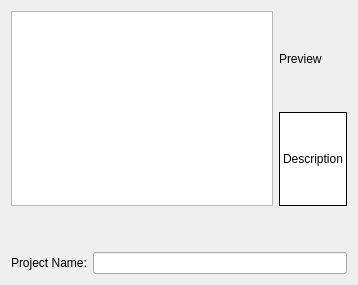
<ui version="4.0" >
 <class>choice</class>
 <widget class="QWidget" name="choice" >
  <property name="geometry" >
   <rect>
    <x>0</x>
    <y>0</y>
    <width>358</width>
    <height>285</height>
   </rect>
  </property>
  <property name="windowTitle" >
   <string>Form</string>
  </property>
  <layout class="QGridLayout" name="gridLayout" >
   <item row="0" column="0" >
    <layout class="QVBoxLayout" name="verticalLayout_2" >
     <item>
      <layout class="QHBoxLayout" name="horizontalLayout" >
       <item>
        <widget class="QTreeView" name="appTree" />
       </item>
       <item>
        <layout class="QVBoxLayout" name="verticalLayout" >
         <item>
          <widget class="QLabel" name="pictureLabel" >
           <property name="text" >
            <string comment="Do not translate" >Preview</string>
           </property>
           <property name="scaledContents" >
            <bool>true</bool>
           </property>
          </widget>
         </item>
         <item>
          <widget class="QLabel" name="descriptionLabel" >
           <property name="palette" >
            <palette>
             <active>
              <colorrole role="WindowText" >
               <brush brushstyle="SolidPattern" >
                <color alpha="255" >
                 <red>0</red>
                 <green>0</green>
                 <blue>0</blue>
                </color>
               </brush>
              </colorrole>
              <colorrole role="Button" >
               <brush brushstyle="SolidPattern" >
                <color alpha="255" >
                 <red>255</red>
                 <green>255</green>
                 <blue>255</blue>
                </color>
               </brush>
              </colorrole>
              <colorrole role="Light" >
               <brush brushstyle="SolidPattern" >
                <color alpha="255" >
                 <red>255</red>
                 <green>255</green>
                 <blue>255</blue>
                </color>
               </brush>
              </colorrole>
              <colorrole role="Midlight" >
               <brush brushstyle="SolidPattern" >
                <color alpha="255" >
                 <red>255</red>
                 <green>255</green>
                 <blue>255</blue>
                </color>
               </brush>
              </colorrole>
              <colorrole role="Dark" >
               <brush brushstyle="SolidPattern" >
                <color alpha="255" >
                 <red>127</red>
                 <green>127</green>
                 <blue>127</blue>
                </color>
               </brush>
              </colorrole>
              <colorrole role="Mid" >
               <brush brushstyle="SolidPattern" >
                <color alpha="255" >
                 <red>170</red>
                 <green>170</green>
                 <blue>170</blue>
                </color>
               </brush>
              </colorrole>
              <colorrole role="Text" >
               <brush brushstyle="SolidPattern" >
                <color alpha="255" >
                 <red>0</red>
                 <green>0</green>
                 <blue>0</blue>
                </color>
               </brush>
              </colorrole>
              <colorrole role="BrightText" >
               <brush brushstyle="SolidPattern" >
                <color alpha="255" >
                 <red>255</red>
                 <green>255</green>
                 <blue>255</blue>
                </color>
               </brush>
              </colorrole>
              <colorrole role="ButtonText" >
               <brush brushstyle="SolidPattern" >
                <color alpha="255" >
                 <red>0</red>
                 <green>0</green>
                 <blue>0</blue>
                </color>
               </brush>
              </colorrole>
              <colorrole role="Base" >
               <brush brushstyle="SolidPattern" >
                <color alpha="255" >
                 <red>255</red>
                 <green>255</green>
                 <blue>255</blue>
                </color>
               </brush>
              </colorrole>
              <colorrole role="Window" >
               <brush brushstyle="SolidPattern" >
                <color alpha="255" >
                 <red>255</red>
                 <green>255</green>
                 <blue>255</blue>
                </color>
               </brush>
              </colorrole>
              <colorrole role="Shadow" >
               <brush brushstyle="SolidPattern" >
                <color alpha="255" >
                 <red>0</red>
                 <green>0</green>
                 <blue>0</blue>
                </color>
               </brush>
              </colorrole>
              <colorrole role="AlternateBase" >
               <brush brushstyle="SolidPattern" >
                <color alpha="255" >
                 <red>255</red>
                 <green>255</green>
                 <blue>255</blue>
                </color>
               </brush>
              </colorrole>
              <colorrole role="ToolTipBase" >
               <brush brushstyle="SolidPattern" >
                <color alpha="255" >
                 <red>255</red>
                 <green>255</green>
                 <blue>220</blue>
                </color>
               </brush>
              </colorrole>
              <colorrole role="ToolTipText" >
               <brush brushstyle="SolidPattern" >
                <color alpha="255" >
                 <red>0</red>
                 <green>0</green>
                 <blue>0</blue>
                </color>
               </brush>
              </colorrole>
             </active>
             <inactive>
              <colorrole role="WindowText" >
               <brush brushstyle="SolidPattern" >
                <color alpha="255" >
                 <red>0</red>
                 <green>0</green>
                 <blue>0</blue>
                </color>
               </brush>
              </colorrole>
              <colorrole role="Button" >
               <brush brushstyle="SolidPattern" >
                <color alpha="255" >
                 <red>255</red>
                 <green>255</green>
                 <blue>255</blue>
                </color>
               </brush>
              </colorrole>
              <colorrole role="Light" >
               <brush brushstyle="SolidPattern" >
                <color alpha="255" >
                 <red>255</red>
                 <green>255</green>
                 <blue>255</blue>
                </color>
               </brush>
              </colorrole>
              <colorrole role="Midlight" >
               <brush brushstyle="SolidPattern" >
                <color alpha="255" >
                 <red>255</red>
                 <green>255</green>
                 <blue>255</blue>
                </color>
               </brush>
              </colorrole>
              <colorrole role="Dark" >
               <brush brushstyle="SolidPattern" >
                <color alpha="255" >
                 <red>127</red>
                 <green>127</green>
                 <blue>127</blue>
                </color>
               </brush>
              </colorrole>
              <colorrole role="Mid" >
               <brush brushstyle="SolidPattern" >
                <color alpha="255" >
                 <red>170</red>
                 <green>170</green>
                 <blue>170</blue>
                </color>
               </brush>
              </colorrole>
              <colorrole role="Text" >
               <brush brushstyle="SolidPattern" >
                <color alpha="255" >
                 <red>0</red>
                 <green>0</green>
                 <blue>0</blue>
                </color>
               </brush>
              </colorrole>
              <colorrole role="BrightText" >
               <brush brushstyle="SolidPattern" >
                <color alpha="255" >
                 <red>255</red>
                 <green>255</green>
                 <blue>255</blue>
                </color>
               </brush>
              </colorrole>
              <colorrole role="ButtonText" >
               <brush brushstyle="SolidPattern" >
                <color alpha="255" >
                 <red>0</red>
                 <green>0</green>
                 <blue>0</blue>
                </color>
               </brush>
              </colorrole>
              <colorrole role="Base" >
               <brush brushstyle="SolidPattern" >
                <color alpha="255" >
                 <red>255</red>
                 <green>255</green>
                 <blue>255</blue>
                </color>
               </brush>
              </colorrole>
              <colorrole role="Window" >
               <brush brushstyle="SolidPattern" >
                <color alpha="255" >
                 <red>255</red>
                 <green>255</green>
                 <blue>255</blue>
                </color>
               </brush>
              </colorrole>
              <colorrole role="Shadow" >
               <brush brushstyle="SolidPattern" >
                <color alpha="255" >
                 <red>0</red>
                 <green>0</green>
                 <blue>0</blue>
                </color>
               </brush>
              </colorrole>
              <colorrole role="AlternateBase" >
               <brush brushstyle="SolidPattern" >
                <color alpha="255" >
                 <red>255</red>
                 <green>255</green>
                 <blue>255</blue>
                </color>
               </brush>
              </colorrole>
              <colorrole role="ToolTipBase" >
               <brush brushstyle="SolidPattern" >
                <color alpha="255" >
                 <red>255</red>
                 <green>255</green>
                 <blue>220</blue>
                </color>
               </brush>
              </colorrole>
              <colorrole role="ToolTipText" >
               <brush brushstyle="SolidPattern" >
                <color alpha="255" >
                 <red>0</red>
                 <green>0</green>
                 <blue>0</blue>
                </color>
               </brush>
              </colorrole>
             </inactive>
             <disabled>
              <colorrole role="WindowText" >
               <brush brushstyle="SolidPattern" >
                <color alpha="255" >
                 <red>127</red>
                 <green>127</green>
                 <blue>127</blue>
                </color>
               </brush>
              </colorrole>
              <colorrole role="Button" >
               <brush brushstyle="SolidPattern" >
                <color alpha="255" >
                 <red>255</red>
                 <green>255</green>
                 <blue>255</blue>
                </color>
               </brush>
              </colorrole>
              <colorrole role="Light" >
               <brush brushstyle="SolidPattern" >
                <color alpha="255" >
                 <red>255</red>
                 <green>255</green>
                 <blue>255</blue>
                </color>
               </brush>
              </colorrole>
              <colorrole role="Midlight" >
               <brush brushstyle="SolidPattern" >
                <color alpha="255" >
                 <red>255</red>
                 <green>255</green>
                 <blue>255</blue>
                </color>
               </brush>
              </colorrole>
              <colorrole role="Dark" >
               <brush brushstyle="SolidPattern" >
                <color alpha="255" >
                 <red>127</red>
                 <green>127</green>
                 <blue>127</blue>
                </color>
               </brush>
              </colorrole>
              <colorrole role="Mid" >
               <brush brushstyle="SolidPattern" >
                <color alpha="255" >
                 <red>170</red>
                 <green>170</green>
                 <blue>170</blue>
                </color>
               </brush>
              </colorrole>
              <colorrole role="Text" >
               <brush brushstyle="SolidPattern" >
                <color alpha="255" >
                 <red>127</red>
                 <green>127</green>
                 <blue>127</blue>
                </color>
               </brush>
              </colorrole>
              <colorrole role="BrightText" >
               <brush brushstyle="SolidPattern" >
                <color alpha="255" >
                 <red>255</red>
                 <green>255</green>
                 <blue>255</blue>
                </color>
               </brush>
              </colorrole>
              <colorrole role="ButtonText" >
               <brush brushstyle="SolidPattern" >
                <color alpha="255" >
                 <red>127</red>
                 <green>127</green>
                 <blue>127</blue>
                </color>
               </brush>
              </colorrole>
              <colorrole role="Base" >
               <brush brushstyle="SolidPattern" >
                <color alpha="255" >
                 <red>255</red>
                 <green>255</green>
                 <blue>255</blue>
                </color>
               </brush>
              </colorrole>
              <colorrole role="Window" >
               <brush brushstyle="SolidPattern" >
                <color alpha="255" >
                 <red>255</red>
                 <green>255</green>
                 <blue>255</blue>
                </color>
               </brush>
              </colorrole>
              <colorrole role="Shadow" >
               <brush brushstyle="SolidPattern" >
                <color alpha="255" >
                 <red>0</red>
                 <green>0</green>
                 <blue>0</blue>
                </color>
               </brush>
              </colorrole>
              <colorrole role="AlternateBase" >
               <brush brushstyle="SolidPattern" >
                <color alpha="255" >
                 <red>255</red>
                 <green>255</green>
                 <blue>255</blue>
                </color>
               </brush>
              </colorrole>
              <colorrole role="ToolTipBase" >
               <brush brushstyle="SolidPattern" >
                <color alpha="255" >
                 <red>255</red>
                 <green>255</green>
                 <blue>220</blue>
                </color>
               </brush>
              </colorrole>
              <colorrole role="ToolTipText" >
               <brush brushstyle="SolidPattern" >
                <color alpha="255" >
                 <red>0</red>
                 <green>0</green>
                 <blue>0</blue>
                </color>
               </brush>
              </colorrole>
             </disabled>
            </palette>
           </property>
           <property name="autoFillBackground" >
            <bool>true</bool>
           </property>
           <property name="frameShape" >
            <enum>QFrame::Panel</enum>
           </property>
           <property name="text" >
            <string comment="Do not translate" >Description</string>
           </property>
           <property name="scaledContents" >
            <bool>false</bool>
           </property>
           <property name="wordWrap" >
            <bool>true</bool>
           </property>
          </widget>
         </item>
        </layout>
       </item>
      </layout>
     </item>
     <item>
      <spacer name="verticalSpacer" >
       <property name="orientation" >
        <enum>Qt::Vertical</enum>
       </property>
       <property name="sizeType" >
        <enum>QSizePolicy::Minimum</enum>
       </property>
       <property name="sizeHint" stdset="0" >
        <size>
         <width>20</width>
         <height>40</height>
        </size>
       </property>
      </spacer>
     </item>
     <item>
      <layout class="QHBoxLayout" name="horizontalLayout_2" >
       <item>
        <widget class="QLabel" name="nameLabel" >
         <property name="text" >
          <string>Project Name:</string>
         </property>
        </widget>
       </item>
       <item>
        <widget class="QLineEdit" name="kcfg_appName" />
       </item>
      </layout>
     </item>
    </layout>
   </item>
  </layout>
 </widget>
 <resources/>
 <connections/>
</ui>
